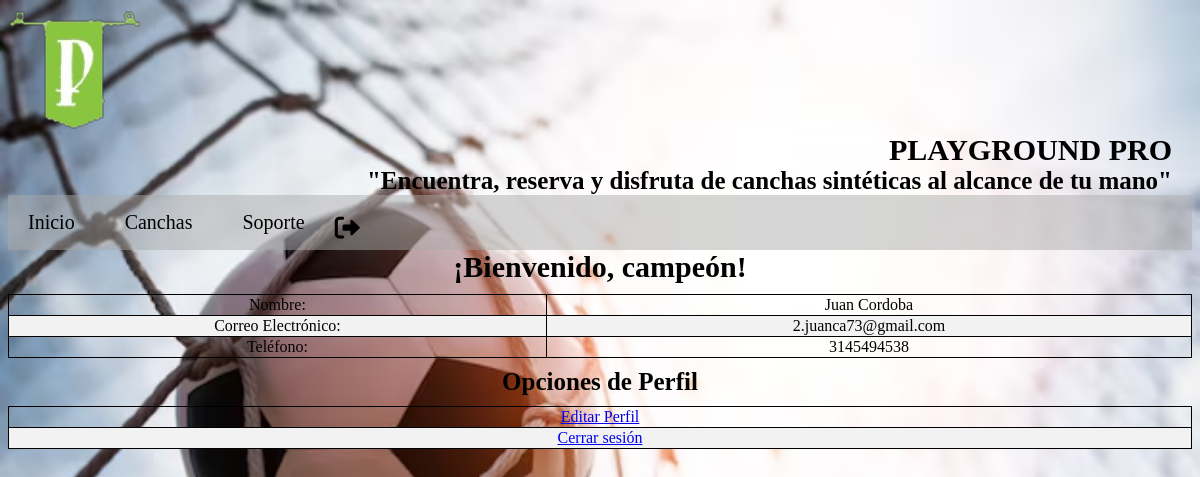
/bienvenido.php (signed in), run on the app's committed database.
### tables this page shows
CREATE TABLE `usuario` (
  `Id_Usuario` int(11) NOT NULL,
  `Nombres` varchar(30) NOT NULL,
  `Apellidos` varchar(30) NOT NULL,
  `Correo_Electronico` varchar(50) NOT NULL,
  `Telefono` varchar(11) NOT NULL,
  `Contraseña` varchar(150) NOT NULL
);

### bienvenido.php (the view, shortened to what this page needs)
<?php
include 'conexion.php';
$usuario_id = isset($_SESSION['id_usuario']) ? $_SESSION['id_usuario'] : null;
if ($usuario_id) {
    $info_usuario_sql = "SELECT Nombres, Apellidos, Correo_Electronico, Telefono FROM usuario WHERE Id_Usuario = $usuario_id";
    $resultado_info = mysqli_query($conn, $info_usuario_sql);
    if ($resultado_info) {
        $fila_info = mysqli_fetch_assoc($resultado_info);
        $nombre_usuario = $fila_info['Nombres'] . ' ' . $fila_info['Apellidos'];
        $correod_usuario = $fila_info['Correo_Electronico'];
        $telefonod_u = $fila_info['Telefono'];
    } else {
        die("Error en la consulta: " . mysqli_error($conn));
    }
} else {
    header("Location: ingresar.php");
    exit();
}
?>
<!DOCTYPE html>
<html>
<head>
    <link rel='stylesheet' type='text/css' media='screen' href='css/main.css'>
    <link rel="stylesheet" href="https://cdnjs.cloudflare.com/ajax/libs/font-awesome/6.0.0-beta3/css/all.min.css">
</head>
<body>
    <div class="logo">
        <img src="img/logo_solo.png" alt="Logo de tu sitio web">
    </div>
    <div class="titles">
        <h1 id="i1">PLAYGROUND PRO</h1>
        <h2 id="i2">"Encuentra, reserva y disfruta de canchas sintéticas al alcance de tu mano"</h2>
    </div>
    <ul class="navbar">
        <li class="nav-item"><a href="index.php">Inicio</a></li>
        <li class="nav-item"><a href="canchas.php">Canchas</a></li>
        <li class="nav-item">
            <a href="https://api.whatsapp.com/send?phone=3027500507&text=Tengo%20problemas%20de%20acceso%20o%20requiero%20información.%20¿Me%20pueden%20ayudar%3F"
                target="_blank">Soporte</a>
        </li>
        <li><a href="cerrar_sesion.php" class="cerrar-sesion">
                <i class="fas fa-sign-out-alt"></i>
            </a></li>
    </ul>
    <h1>¡Bienvenido, campeón!</h1>
    <table>
        <tr>
            <td>Nombre:</td>
            <td>
                <?php echo $nombre_usuario; ?>
            </td>
        </tr>
        <tr>
            <td>Correo Electrónico:</td>
            <td>
                <?php echo $correod_usuario; ?>
            </td>
        </tr>
        <tr>
            <td>Teléfono:</td>
            <td>
                <?php echo $telefonod_u; ?>
            </td>
        </tr>
    </table>
    <h2>Opciones de Perfil</h2>
    <table>
        <tr>
            <td><a href="editar_p_u.php">Editar Perfil</a></td>
        </tr>
        <tr>
            <td><a href="cerrar_sesion.php">Cerrar sesión</a></td>
        </tr>
    </table>
</body>
</html>

### css/main.css (style rules this page uses)
body { font-family: cursive; }
#i1, #i2 { text-align: right; margin: 0; }
h1 { font-size: 30px; text-align: center; margin: 0; }
h2 { font-size: 25px; text-align: center; margin: 0; }
.logo img { max-width: 100px; height: auto; }
.titles { text-align: right; color: rgb(0, 0, 0); margin-right: 20px; }
ul.navbar { list-style-type: none; margin: 0; padding: 0; overflow: hidden; background-color: #aaaaaa7e; }
.nav-item a { text-decoration: none; color: #fff; }
li.nav-item { float: left; font-size: 20px; }
li.nav-item a { display: block; color: rgb(0, 0, 0); text-align: center; padding: 16px 20px; text-decoration: none; }
.logo img { max-width: 100%; height: auto; }
body { background-size: cover; background-repeat: no-repeat; color: rgb(0, 0, 0); }
table { width: 50%; border-collapse: collapse; margin: 10px 0; }
table, th, td { border: 1px solid #ddd; }
th, td { padding: 10px; text-align: center; }
tr:nth-child(even) { background-color: #f2f2f2; }
table { width: 100%; border-collapse: collapse; margin: 10px 0; }
table, th, td { border: 1px solid #000000; border-block-color: black; }
th, td { padding: 1px; text-align: center; }
.navbar { display: flex; list-style: none; padding: 0; margin: 0; }
.nav-item { margin-right: 10px; }
.cerrar-sesion { color: #000 !important; font-size: 25px; text-decoration: none; display: flex; align-items: center; float: right; margin-right: 30px; }
.cerrar-sesion i { margin-right: 5px; margin-top: 20px !important; }

### bienvenido.php (style rules this page uses)
body { background-image: url('./img/fondo.avif'); }

### data on the page
usuario: nombre_usuario "Juan Cordoba", Correo_Electronico "2.juanca73@gmail.com", Telefono "3145494538"
